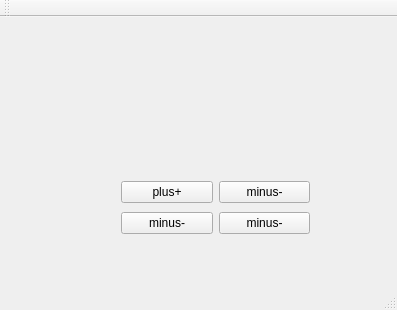
<?xml version="1.0" encoding="UTF-8"?>
<ui version="4.0">
 <class>MainWindow</class>
 <widget class="QMainWindow" name="MainWindow">
  <property name="geometry">
   <rect>
    <x>0</x>
    <y>0</y>
    <width>397</width>
    <height>310</height>
   </rect>
  </property>
  <property name="windowTitle">
   <string>MainWindow</string>
  </property>
  <widget class="QWidget" name="centralWidget">
   <widget class="QWidget" name="">
    <property name="geometry">
     <rect>
      <x>110</x>
      <y>150</y>
      <width>211</width>
      <height>81</height>
     </rect>
    </property>
    <layout class="QGridLayout" name="gridLayout">
     <item row="0" column="0">
      <widget class="QPushButton" name="plus">
       <property name="text">
        <string>plus+</string>
       </property>
      </widget>
     </item>
     <item row="0" column="1">
      <widget class="QPushButton" name="minus_2">
       <property name="mouseTracking">
        <bool>false</bool>
       </property>
       <property name="text">
        <string>minus-</string>
       </property>
      </widget>
     </item>
     <item row="1" column="0">
      <widget class="QPushButton" name="minus">
       <property name="mouseTracking">
        <bool>false</bool>
       </property>
       <property name="text">
        <string>minus-</string>
       </property>
      </widget>
     </item>
     <item row="1" column="1">
      <widget class="QPushButton" name="minus_3">
       <property name="mouseTracking">
        <bool>false</bool>
       </property>
       <property name="text">
        <string>minus-</string>
       </property>
      </widget>
     </item>
    </layout>
   </widget>
  </widget>
  <widget class="QToolBar" name="mainToolBar">
   <attribute name="toolBarArea">
    <enum>TopToolBarArea</enum>
   </attribute>
   <attribute name="toolBarBreak">
    <bool>false</bool>
   </attribute>
  </widget>
  <widget class="QStatusBar" name="statusBar"/>
  <widget class="QMenuBar" name="menuBar">
   <property name="geometry">
    <rect>
     <x>0</x>
     <y>0</y>
     <width>397</width>
     <height>21</height>
    </rect>
   </property>
  </widget>
 </widget>
 <layoutdefault spacing="6" margin="11"/>
 <resources/>
 <connections/>
</ui>
